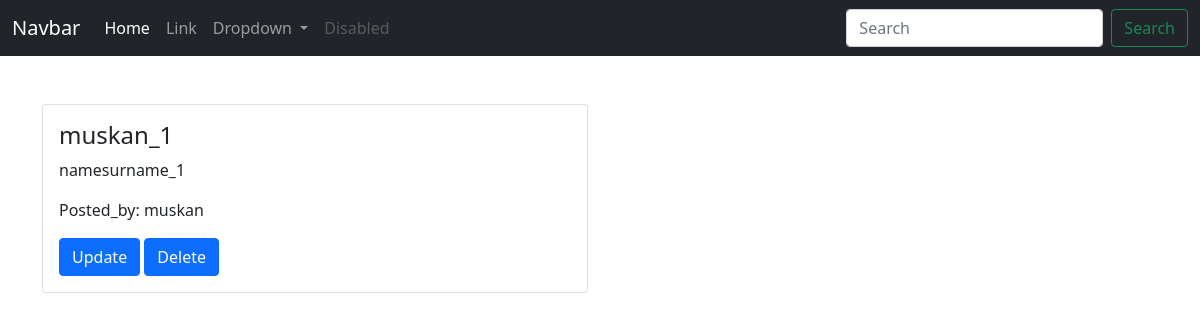
Before: / with the older database file.
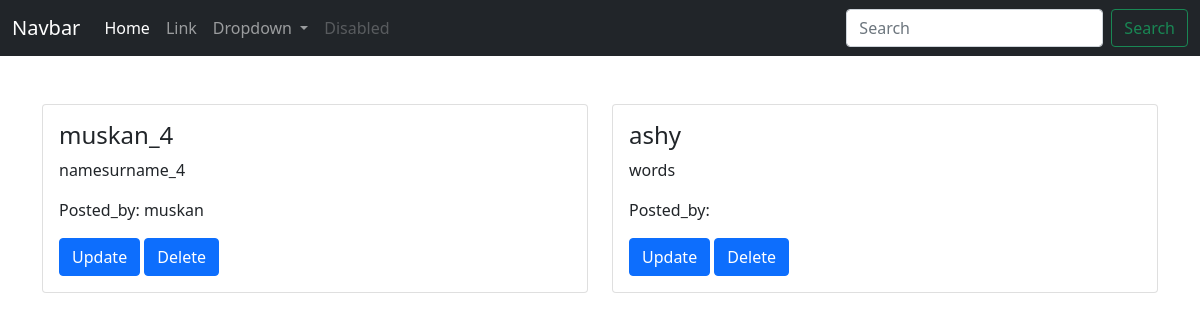
After: the same page with the newer database file.
### app.py (models this page shows, shortened)
class Post(db.Model):
    __tablename__ = 'blog'
    id = db.Column(db.Integer, primary_key=True)
    title = db.Column(db.String(100))
    subtitle = db.Column(db.String(100))
    content = db.Column(db.String(100))
    user_id = db.Column(db.Integer, db.ForeignKey('users.id'))
    user = db.relationship("User", backref="post_user", lazy=True)

class User(db.Model):
    __tablename__ = 'users'
    id = db.Column(db.Integer, primary_key=True)
    username = db.Column(db.String(50))
    email_id = db.Column(db.String(50))
    password = db.Column(db.String(50))
    posts = db.relationship('Post', backref='post', lazy=True)

### app.py (the view)
@app.route('/')
def index():
    posts = Post.query.all()
    return render_template('index.html', posts=posts)

### templates/index.html
{% extends 'base.html' %}
{% block body %}
{% for post in posts %}
<div class="col-md-6 mt-4">
    <div class="card">
        <div class="card-body">
            <h4 class="card-title">{{post.title}}</h4>
            <p class="card-text">{{post.content}}</p>
            <p>Posted_by: {{post.user.username}}</p>
            <a class="btn btn-primary" href="/update/{{post.id}}">Update</a>
            <a class="btn btn-primary" href="/delete/{{post.id}}">Delete</a>
        </div>
    </div>
</div>
{%endfor%}
{% endblock %}

### templates/base.html (shortened to what this page needs)
<!DOCTYPE html>
<html lang="en">
<head>
    <link href="https://cdn.jsdelivr.net/npm/bootstrap@5.0.2/dist/css/bootstrap.min.css"
 rel="stylesheet"/>
</head>
<body>
{% include "navbar.html" %}
<div class="container">
    <div class="row">
        {% block body %}
        {% endblock %}
    </div>
</div>
</body>
</html>

### templates/navbar.html (shortened to what this page needs)
<nav class="navbar navbar-expand-lg navbar-dark bg-dark mb-4">
    <div class="container-fluid">
        <a class="navbar-brand" href="#">Navbar</a>
        <div class="collapse navbar-collapse" id="navbarSupportedContent">
            <ul class="navbar-nav me-auto mb-2 mb-lg-0">
                <li class="nav-item">
                    <a aria-current="page" class="nav-link active" href="#">Home</a>
                </li>
                <li class="nav-item">
                    <a class="nav-link" href="#">Link</a>
                </li>
                <li class="nav-item dropdown">
                    <a aria-expanded="false" class="nav-link dropdown-toggle" data-bs-toggle="dropdown" href="#"
                       id="navbarDropdown" role="button">
                        Dropdown
                    </a>
                </li>
                <li class="nav-item">
                    <a aria-disabled="true" class="nav-link disabled" href="#" tabindex="-1">Disabled</a>
                </li>
            </ul>
            <form class="d-flex">
                <input aria-label="Search" class="form-control me-2" placeholder="Search" type="search">
                <button class="btn btn-outline-success" type="submit">Search</button>
            </form>
        </div>
    </div>
</nav>

Changed rows visible on the page:
changed Post "muskan": title "muskan_1" → "muskan_4"; content "namesurname_1" → "namesurname_4"
added Post: title "ashy", content "words"
